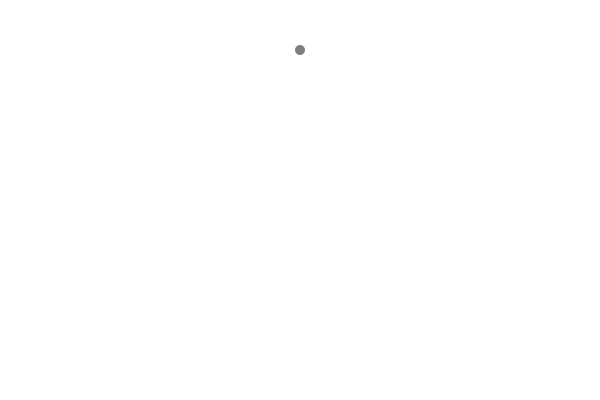
Frame 1 (no input)
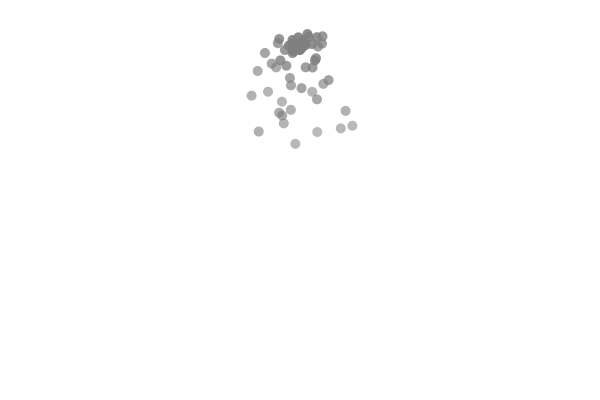
Frame 60 (the mouse pressed at the canvas centre just before this capture)
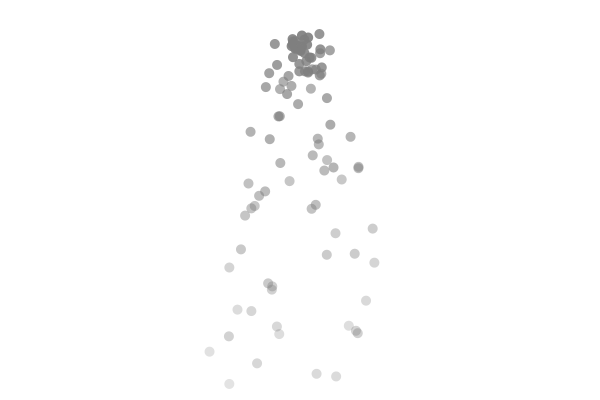
Frame 120 (the mouse held since frame 60 and released just before this capture)

The Processing sketch that drew these frames (run headless with seeded random() and noise(); from frame 60 on, the mouse is pressed at the canvas centre):

// Processing sketch: particlesys
// ── particlesys.pde
//Particle p;
ArrayList<Particle> particles; 

void setup() {
  size(600, 400);
  //p = new Particle(new PVector(width/2,20));

  particles = new ArrayList<Particle>();
}

void draw() {
  background(255);
  particles.add(new Particle()); 

  for (int i = particles.size()-1; i >= 0; i--) {
    Particle p = particles.get(i);
    p.display();
    p.update();

    if (p.isDead()) {
      particles.remove(i);
    }
  }
}

// ── Particle.pde
class  Particle {
  PVector loc;
  PVector vel;
  PVector acc;

  float lifespan = 255;

  Particle() {
    //loc = l.get();
    loc = new PVector(width/2, 50);
    acc = new PVector(0, 0.1);
    vel = new PVector(random(-1, 1), random(-2, -0.5));
  }

  boolean isDead() {
    if (lifespan < 0) return true;
    else return false;
  }

  void display() {
    noStroke();
    strokeWeight(2);
    fill(127, lifespan);
    ellipse(loc.x, loc.y, 10, 10);
  }

  void update() {
    vel.add(acc);
    loc.add(vel);
    lifespan -= 2;
  }
}
